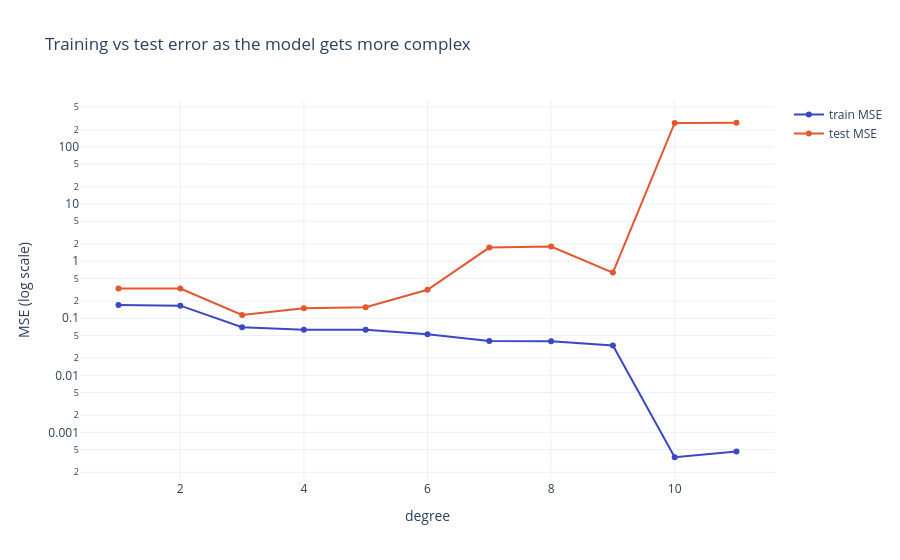

Source (notebook cell):
### Markdown cell above
### See it with data 🔬: from underfitting to overfitting

We draw only 12 noisy training points from the curve $y = \sin(3x)$, fit polynomials of degree 1 to 11, and measure the error on the training points and on 200 new test points. The degree plays the role of model complexity.

### Code cell
r = np.random.default_rng(0)
x_train = r.uniform(-1, 1, 12);  y_train_poly = np.sin(3 * x_train) + r.normal(0, 0.3, 12)
x_test = r.uniform(-1, 1, 200);  y_test_poly = np.sin(3 * x_test) + r.normal(0, 0.3, 200)

errors, fitted = [], {}
for degree in range(1, 12):
    model = make_pipeline(PolynomialFeatures(degree), LinearRegression())
    fitted[degree] = model.fit(x_train.reshape(-1, 1), y_train_poly)
    errors.append({"degree": degree,
                   "train MSE": mean_squared_error(y_train_poly, model.predict(x_train.reshape(-1, 1))),
                   "test MSE": mean_squared_error(y_test_poly, model.predict(x_test.reshape(-1, 1)))})
errors = pd.DataFrame(errors).set_index("degree")

fig = px.line(errors, markers=True, log_y=True, title="Training vs test error as the model gets more complex",
              labels={"value": "MSE (log scale)", "variable": ""})
fig.show()
errors.loc[[1, 3, 11]].round(3)

### Figure 1 — Plotly figure (JSON) as saved in the notebook; plotly's stock layout.template omitted (floating-point values rounded to 4 significant figures)
{"data": [{"hovertemplate": "=train MSE<br>degree=%{x}<br>MSE (log scale)=%{y}<extra></extra>", "legendgroup": "train MSE", "line": {"color": "#3B47C4", "dash": "solid"}, "marker": {"symbol": "circle"}, "mode": "lines+markers", "name": "train MSE", "orientation": "v", "showlegend": true, "type": "scatter", "x": [1, 2, 3, 4, 5, 6, 7, 8, 9, 10, 11], "xaxis": "x", "y": [0.1711, 0.1664, 0.0696, 0.06319, 0.06266, 0.05224, 0.03981, 0.03965, 0.0333, 0.000367, 0.0004645], "yaxis": "y"}, {"hovertemplate": "=test MSE<br>degree=%{x}<br>MSE (log scale)=%{y}<extra></extra>", "legendgroup": "test MSE", "line": {"color": "#E4572E", "dash": "solid"}, "marker": {"symbol": "circle"}, "mode": "lines+markers", "name": "test MSE", "orientation": "v", "showlegend": true, "type": "scatter", "x": [1, 2, 3, 4, 5, 6, 7, 8, 9, 10, 11], "xaxis": "x", "y": [0.333, 0.3308, 0.1141, 0.1497, 0.1563, 0.3152, 1.729, 1.802, 0.6312, 264.4, 266.3], "yaxis": "y"}], "layout": {"legend": {"title": {"text": ""}, "tracegroupgap": 0}, "title": {"text": "Training vs test error as the model gets more complex"}, "xaxis": {"anchor": "y", "domain": [0.0, 1.0], "title": {"text": "degree"}}, "yaxis": {"anchor": "x", "domain": [0.0, 1.0], "title": {"text": "MSE (log scale)"}, "type": "log"}}}
